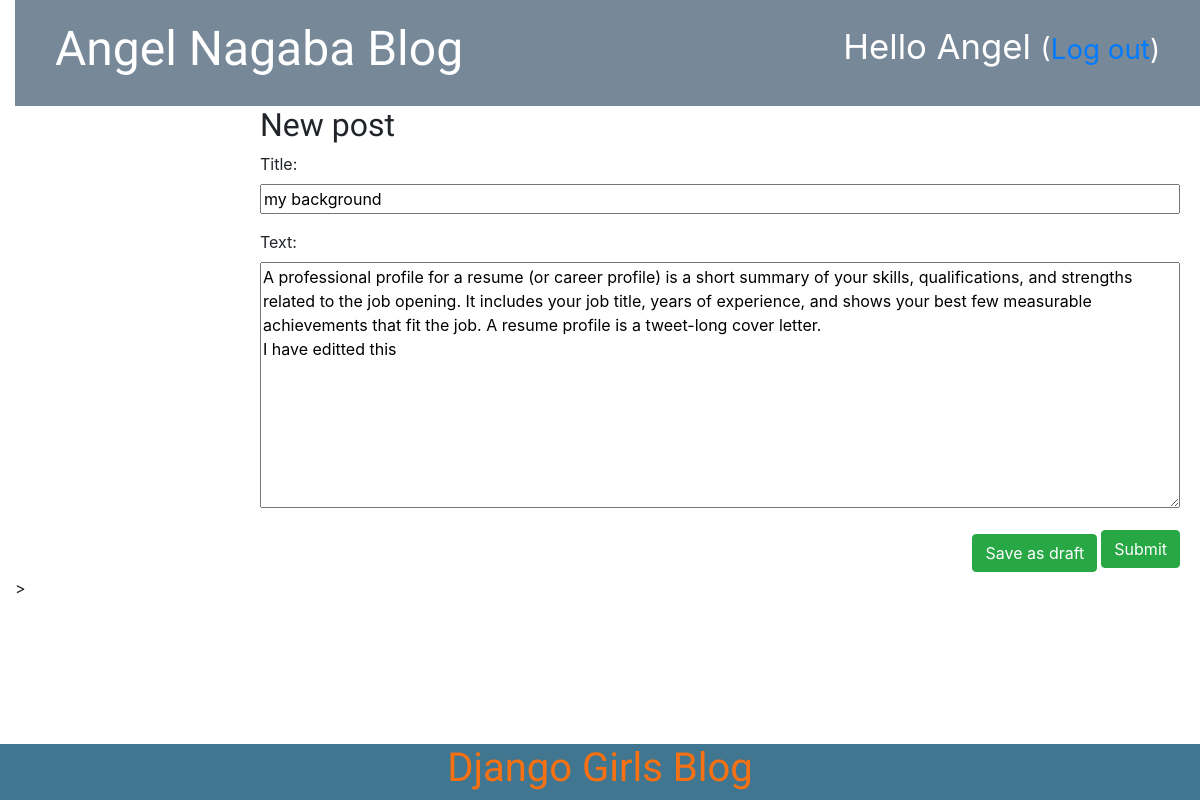
Screenshot of /post/3/edit/ (signed in) with the database file from the repository.
### blog/models.py (models this page shows, shortened)
class Post(models.Model):
    author = models.ForeignKey(settings.AUTH_USER_MODEL, on_delete=models.CASCADE)
    title = models.CharField(max_length=200)
    text = models.TextField()
    created_date = models.DateTimeField(default=timezone.now)
    published_date = models.DateTimeField(blank=True, null=True)

### blog/views.py (the view)
# urls.py: path('post/<int:pk>/edit/', views.post_edit, name='post_edit'),
@login_required
def post_edit(request, pk):
    post = get_object_or_404(Post, pk=pk)
    if request.method == "POST":
        form = PostForm(request.POST, instance=post)
        if form.is_valid():
            post = form.save(commit=False)
            post.author = request.user
            post.save()
            return redirect('post_detail', pk=post.pk)
    else:
        form = PostForm(instance=post)
    return render(request, 'blog/post_edit.html', {'form': form})

### blog/forms.py
class PostForm(forms.ModelForm):
    class Meta:
        model = Post
        fields = ('title', 'text',)

### blog/templates/blog/post_edit.html
{% extends 'blog/base.html' %}
{% block content %}
    <h2>New post</h2>
    <form method="POST" class="post-form">{% csrf_token %}
        {{ form.as_p }}
        <button type="submit" class="save btn btn-success">Submit</button>
        <button type="submit" class="save btn btn-success m-1">Save as draft</button>
    </form>
{% endblock %}

### blog/templates/blog/base.html (shortened to what this page needs)
<!DOCTYPE html>
{% load static %}
<html>
    <head>
        <link rel="stylesheet" href="https://stackpath.bootstrapcdn.com/bootstrap/4.1.3/css/bootstrap.min.css">
        <link rel="stylesheet" href="//maxcdn.bootstrapcdn.com/bootstrap/4.5.0/css/bootstrap-theme.min.css">
        <link rel="stylesheet" href="{% static 'css/blog.css' %}">
    </head>
    <body>
        <div class="page-header">
            {% if user.is_authenticated %}
                <p class="top-menu">Hello {{ user.username }} <small>(<a href="{% url 'logout' %}">Log out</a>)</small></p>
            {% else %}
                <a href="{% url 'login' %}" class="top-menu"><span class="bi bi-lock"></span></a>
            {% endif %}
            <h1><a href="/">Angel Nagaba Blog</a></h1>
        </div>
        <div class="content container">
            <div class="row">
                <div class="col-md-10 offset-2">
                {% block content %}
                {% endblock %}
                </div>
            </div>
        </div>
        <div class="footer">
            <h1 style="color: #ffffff;"><a href="/">Django Girls Blog</a></h1>
        </div>
    </body>>
</html>

### blog/static/css/blog.css (style rules this page uses)
h1 a, h2 a { color: orange; }
body { padding-left: 15px; }
h1 a, h2 a { color: rgb(247, 113, 18); font-family: 'Lobster'; }
.page-header { background-color: lightslategrey; margin-top: 0; padding: 20px 20px 20px 40px; }
.page-header h1, .page-header h1 a, .page-header h1 a:visited, .page-header h1 a:active { color: #ffffff; font-size: 36pt; text-decoration: none; }
.content { margin-left: 40px; }
h1, h2, h3, h4 { font-family: 'Lobster', cursive; }
.save { float: right; }
.post-form textarea, .post-form input { width: 100%; }
.top-menu, .top-menu:hover, .top-menu:visited { color: #ffffff; float: right; font-size: 26pt; margin-right: 20px; }

### blog/templates/blog/base.html (style rules this page uses)
.footer { position: fixed; left: 0; bottom: 0; width: 100%; background-color: #417690; color: #ffffff; text-emphasis-color: #ffffff; text-align: center; }

### rows the page displays
Post: title "my background", text "A professional profile for a resume (or career profile) is a short summary of your skills, qualifications, and strengths related to the job opening. It includes your job title, years of experience, and shows your best few measurable achievements that fit the job. A resume profile is a tweet-long cover letter. I have editted this"

### other values shown
{{ user.username }} "Angel"
